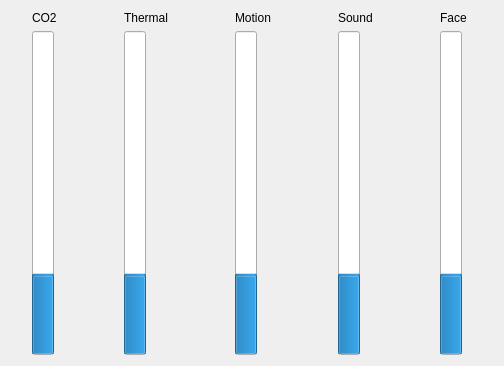
<?xml version="1.0" encoding="UTF-8"?>
<ui version="4.0">
 <class>Form</class>
 <widget class="QWidget" name="Form">
  <property name="geometry">
   <rect>
    <x>0</x>
    <y>0</y>
    <width>504</width>
    <height>366</height>
   </rect>
  </property>
  <property name="windowTitle">
   <string>Form</string>
  </property>
  <layout class="QGridLayout" name="gridLayout">
   <item row="0" column="0">
    <layout class="QHBoxLayout" name="horizontalLayout">
     <item>
      <layout class="QVBoxLayout" name="verticalLayout_2">
       <item>
        <widget class="QLabel" name="label_6">
         <property name="text">
          <string>CO2</string>
         </property>
        </widget>
       </item>
       <item>
        <widget class="QProgressBar" name="co2Bar">
         <property name="value">
          <number>24</number>
         </property>
         <property name="orientation">
          <enum>Qt::Vertical</enum>
         </property>
        </widget>
       </item>
      </layout>
     </item>
     <item>
      <spacer name="horizontalSpacer">
       <property name="orientation">
        <enum>Qt::Horizontal</enum>
       </property>
       <property name="sizeType">
        <enum>QSizePolicy::Preferred</enum>
       </property>
       <property name="sizeHint" stdset="0">
        <size>
         <width>40</width>
         <height>20</height>
        </size>
       </property>
      </spacer>
     </item>
     <item>
      <layout class="QVBoxLayout" name="verticalLayout">
       <item>
        <widget class="QLabel" name="label_7">
         <property name="text">
          <string>Thermal</string>
         </property>
        </widget>
       </item>
       <item>
        <widget class="QProgressBar" name="thermalBar">
         <property name="value">
          <number>24</number>
         </property>
         <property name="orientation">
          <enum>Qt::Vertical</enum>
         </property>
        </widget>
       </item>
      </layout>
     </item>
     <item>
      <spacer name="horizontalSpacer_3">
       <property name="orientation">
        <enum>Qt::Horizontal</enum>
       </property>
       <property name="sizeType">
        <enum>QSizePolicy::Preferred</enum>
       </property>
       <property name="sizeHint" stdset="0">
        <size>
         <width>40</width>
         <height>20</height>
        </size>
       </property>
      </spacer>
     </item>
     <item>
      <layout class="QVBoxLayout" name="verticalLayout_4">
       <item>
        <widget class="QLabel" name="label_8">
         <property name="text">
          <string>Motion</string>
         </property>
        </widget>
       </item>
       <item>
        <widget class="QProgressBar" name="motionBar">
         <property name="value">
          <number>24</number>
         </property>
         <property name="orientation">
          <enum>Qt::Vertical</enum>
         </property>
         <property name="invertedAppearance">
          <bool>false</bool>
         </property>
         <property name="textDirection">
          <enum>QProgressBar::BottomToTop</enum>
         </property>
        </widget>
       </item>
      </layout>
     </item>
     <item>
      <spacer name="horizontalSpacer_4">
       <property name="orientation">
        <enum>Qt::Horizontal</enum>
       </property>
       <property name="sizeType">
        <enum>QSizePolicy::Preferred</enum>
       </property>
       <property name="sizeHint" stdset="0">
        <size>
         <width>40</width>
         <height>20</height>
        </size>
       </property>
      </spacer>
     </item>
     <item>
      <layout class="QVBoxLayout" name="verticalLayout_8">
       <item>
        <widget class="QLabel" name="label_12">
         <property name="text">
          <string>Sound</string>
         </property>
        </widget>
       </item>
       <item>
        <widget class="QProgressBar" name="soundBar">
         <property name="value">
          <number>24</number>
         </property>
         <property name="orientation">
          <enum>Qt::Vertical</enum>
         </property>
         <property name="invertedAppearance">
          <bool>false</bool>
         </property>
         <property name="textDirection">
          <enum>QProgressBar::BottomToTop</enum>
         </property>
        </widget>
       </item>
      </layout>
     </item>
     <item>
      <spacer name="horizontalSpacer_2">
       <property name="orientation">
        <enum>Qt::Horizontal</enum>
       </property>
       <property name="sizeType">
        <enum>QSizePolicy::Preferred</enum>
       </property>
       <property name="sizeHint" stdset="0">
        <size>
         <width>40</width>
         <height>20</height>
        </size>
       </property>
      </spacer>
     </item>
     <item>
      <layout class="QVBoxLayout" name="verticalLayout_9">
       <item>
        <widget class="QLabel" name="label_13">
         <property name="text">
          <string>Face</string>
         </property>
        </widget>
       </item>
       <item>
        <widget class="QProgressBar" name="faceBar">
         <property name="value">
          <number>24</number>
         </property>
         <property name="orientation">
          <enum>Qt::Vertical</enum>
         </property>
         <property name="invertedAppearance">
          <bool>false</bool>
         </property>
         <property name="textDirection">
          <enum>QProgressBar::BottomToTop</enum>
         </property>
        </widget>
       </item>
      </layout>
     </item>
    </layout>
   </item>
  </layout>
 </widget>
 <resources/>
 <connections/>
</ui>
